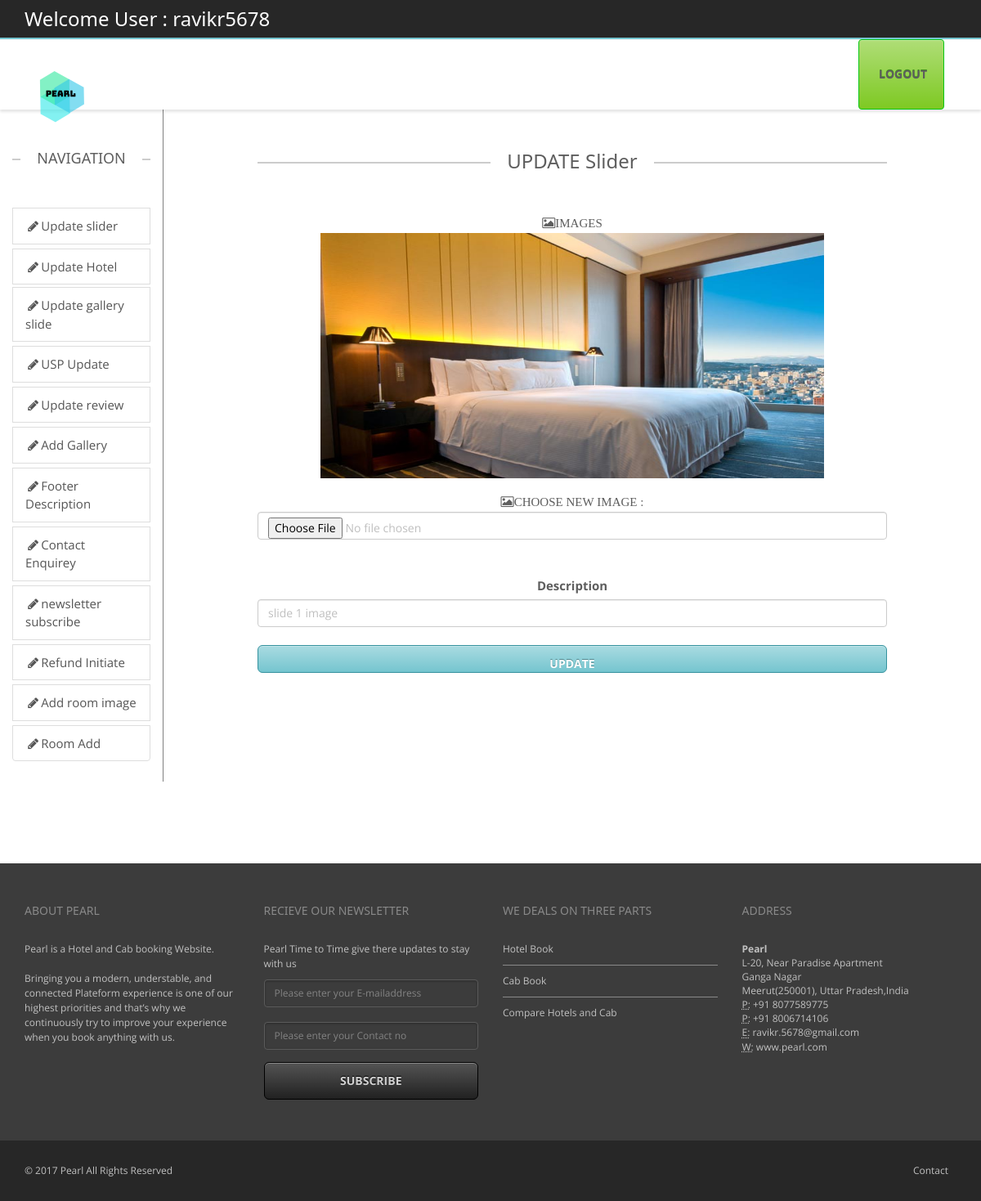
Page /backend/updategalleryslide.php?idedit=1 (signed in) on the committed database.
### tables this page shows
CREATE TABLE `galleryslides` (
  `id` int(11) NOT NULL,
  `image` varchar(200) DEFAULT NULL,
  `description` varchar(200) DEFAULT NULL
);

### public_html/backend/updategalleryslide.php (the view, shortened to what this page needs)
<?php
include("headeradmin.php");
include("navigation.php");?>
        <div class="col-sm-1 ">
        </div>
		<div class="col-sm-8">
        <?php
		     include("connect.php");
			 if(isset($_REQUEST['idedit']))
			 {
				 $id=$_REQUEST['idedit'];
				 $res=mysqli_query($con,"select * from galleryslides where id='$id'")or die(mysqli_error($con));
		          $row=mysqli_fetch_array($res);
			 		?>
        <div class="containe-fluid text-center" >
             <h3 class="lined-heading mt50">
            <span>
            UPDATE Slider
            </span>
        </h3>
        <form action="slide.php" class="form-group" method="post" enctype="multipart/form-data" >
        <label class="fa fa-photo">IMAGES</label><br>
        <img src="../images/gallery/<?php echo $row[1];?>" style="height:300px;width:80%;" /><br >
        <br />
        <label class="fa fa-photo" style="text-align:left">CHOOSE NEW IMAGE :</label>
        <input class="form-control" type="file" id="image" name="image"/><br>
        <input class="form-control" type="hidden" value="<?php echo $row[0];?>" name="id" id="id" /><br>
        <label >Description</label><br>
        <input class="form-control" type="text" value="<?php echo $row[2];?>" name="description" id="description"  /><br>
         <input type="submit" class="form-control btn btn-lg btn-primary" value="Update" />
        </form>
        <?php }?>
		</div>
		</div>
        <div class="col-sm-1">
        </div>
	</div>
</div>
<?php include("footer.php");?>

### public_html/backend/css/theme.css (style rules this page uses)
body { overflow-x: hidden; }
html, html a { -webkit-font-smoothing: antialiased !important; }
h1, h2, h3, h4, h5, h6, .h1, .h2, .h3, .h4, .h5, .h6 { font-family: "Open Sans", "Helvetica Neue", Helvetica, Arial, sans-serif; font-weight: 600; line-height: 1.1; color: #5e5e5e; }
h3, .h3 { font-size: 18px; }
.lined-heading { position: relative; margin-top: 0; margin-bottom: 50px; text-align: center; display: block; }
h1.lined-heading:before, h2.lined-heading:before, h3.lined-heading:before, h4.lined-heading:before, h5.lined-heading:before, h6.lined-heading:before { position: absolute; top: 50%; z-index: 1; display: block; width: 100%; height: 1px; border-top: 2px solid #ccc; content: ""; }
h1.lined-heading span, h2.lined-heading span, h3.lined-heading span, h4.lined-heading span, h5.lined-heading span, h6.lined-heading span { position: relative; z-index: 1; padding: 0 20px; background: #fff; display: inline-block; }
body ,.ui-widget, .revolution-starhotel { font-family: "Open Sans", "Helvetica Neue", Helvetica, Arial, sans-serif !important; font-size: 13px; }
.mt50 { margin-top: 50px; }
label { color: #5e5e5e; }
.form-control { color: #bfbfbf; }
.btn { background: -moz-linear-gradient(top, rgba(255,255,255,0.38) 0%, rgba(255,255,255,0) 100%); background: -webkit-gradient(linear, left top, left bottom, color-stop(0%, rgba(255,255,255,0.38)), color-stop(100%, rgba(255,255,255,0))); background: -webkit-linear-gradient(top, rgba(255,255,255,0.38) 0%, rgba(255,255,255,0) 100%); background: -o-linear-gradient(top, rgba(255,255,255,0.38) 0%, rgba(255,255,255,0) 100%); background: -ms-linear-gradient(top, rgba(255,255,255,0.38) 0%, rgba(255,255,255,0) 100%); background: linear-gradient(to bottom, rgba(255,255,255,0.38) 0%, rgba(255,255,255,0) 100%); filter: progid:DXImageTransform.Microsoft.gradient( startColorstr='#61ffffff', endColorstr='#00ffffff', GradientType=0 ); color: #ffffff; -webkit-box-shadow: inset 0 1px 0 0 rgba(255,255,255,0.3); box-shadow: inset 0 1px 0 0 rgba(255,255,255,0.3); -webkit-transition: all 0.1s ease-in; -moz-transition: all 0.1s ease-in; -ms-transition: all 0.1s ease-in; -o-transition: all 0.1s ease-in; transition: all 0.1s ease-in; text-transform: uppercase; font-weight: bold; }
.btn-lg { padding: 13px 18px; font-size: 14px; }

### public_html/backend/css/w3.css (style rules this page uses)
button,hr,input { overflow:visible }
html { box-sizing:border-box;-ms-text-size-adjust:100%;-webkit-text-size-adjust:100%;overflow-x:hidden }
*,:after,:before { box-sizing:inherit }
body { margin:0 }
img { border-style:none;margin-bottom:-5px }
button,input,select,textarea { font:inherit;margin:0 }
[type=reset],[type=submit],button,html [type=button] { -webkit-appearance:button }
body,html { font-family:Verdana,sans-serif;font-size:15px;line-height:1.5 }
h3 { font-size:24px }
h1,h2,h3,h4,h5,h6 { font-family:"Segoe UI",Arial,sans-serif;font-weight:400;margin:10px 0 }

### public_html/backend/css/colors/turquoise.css (style rules this page uses)
.btn-primary { background-color: #75c5cf; border-color: #35929e; text-shadow: 0 -1px 0 #50878e; }

### rows in the picture
galleryslides: image (picture), description "slide 1 image"

### other values in the picture
$_SESSION['login_user'] "ravikr5678"
